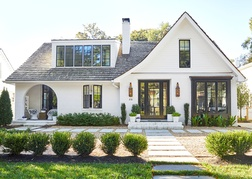
#> input picture src/Ver_0.1/satellite_image.jpg, 252 x 179 px, shrunk from 1799 x 1280 before the run, found by its file name
$ python visul_drone_locl_TestSuite_v1.py
#> lines starting #> are read from the running program, lines starting #| are printed output that depends on the picture
import cv2
import numpy as np
import time
import matplotlib.pyplot as plt
import pandas as pd
from dataclasses import dataclass
from typing import Dict, List, Tuple
import os
import logging

# Configure logging
logging.basicConfig(level=logging.INFO, format='%(asctime)s - %(levelname)s - %(message)s')

@dataclass
class TestCase:
    name: str
    satellite_image: np.ndarray
    drone_image: np.ndarray
    description: str

class FeatureMatcher:
    def __init__(self, detector_name):
        self.detector_name = detector_name
        self.detector = self._create_detector()

    def _create_detector(self):
        if self.detector_name == "sift":
            return cv2.SIFT_create(nfeatures=2000)  # Increased number of features
        elif self.detector_name == "orb":
            return cv2.ORB_create(nfeatures=2000)
        elif self.detector_name == "akaze":
            return cv2.AKAZE_create()
        elif self.detector_name == "brisk":
            return cv2.BRISK_create()
        else:
            raise ValueError(f"Unknown detector: {self.detector_name}")

    def find_location(self, satellite_image, drone_image):
        try:
            # Detect keypoints and descriptors
            kp1, des1 = self.detector.detectAndCompute(satellite_image, None)
            kp2, des2 = self.detector.detectAndCompute(drone_image, None)

            if kp1 is None or kp2 is None or len(kp1) == 0 or len(kp2) == 0:
                raise ValueError(f"No keypoints found")

            # Match features with more lenient parameters
            if self.detector_name == "sift":
                FLANN_INDEX_KDTREE = 1
                index_params = dict(algorithm=FLANN_INDEX_KDTREE, trees=5)
                search_params = dict(checks=100)  # Increased checks
                matcher = cv2.FlannBasedMatcher(index_params, search_params)
                matches = matcher.knnMatch(des1, des2, k=2)

                # Apply ratio test with more lenient threshold
                good_matches = []
                for m, n in matches:
                    if m.distance < 0.8 * n.distance:  # Increased ratio threshold
                        good_matches.append(m)
                matches = good_matches
            else:
                # For binary descriptors
                matcher = cv2.BFMatcher(cv2.NORM_HAMMING, crossCheck=True)
                matches = matcher.match(des1, des2)
                # Sort matches by distance
                matches = sorted(matches, key=lambda x: x.distance)
                # Take top 80% of matches
                matches = matches[:int(len(matches) * 0.8)]

            if len(matches) < 4:
                raise ValueError(f"Not enough matches found: {len(matches)}")

            # Extract matched keypoints
            src_pts = np.float32([kp1[m.queryIdx].pt for m in matches]).reshape(-1, 1, 2)
            dst_pts = np.float32([kp2[m.trainIdx].pt for m in matches]).reshape(-1, 1, 2)

            # Find homography with more lenient parameters
            H, mask = cv2.findHomography(dst_pts, src_pts, cv2.RANSAC, 5.0, maxIters=2000)
            if H is None:
                raise ValueError("Could not compute homography")

            # Calculate center position
            h, w = drone_image.shape[:2]
            drone_center = np.array([[w/2, h/2]], dtype=np.float32).reshape(-1, 1, 2)
            transformed_center = cv2.perspectiveTransform(drone_center, H)

            return transformed_center[0][0], matches, kp1, kp2

        except Exception as e:
            logging.error(f"Error in feature matching: {str(e)}")
            raise

class PracticalDroneEvaluator:
    def __init__(self, satellite_path: str, drone_images: List[str]):
        """
        Initialize evaluator with satellite image and list of drone image paths
        """
#> called with satellite_path = 'satellite_image.jpg'
        self.satellite_image = cv2.imread(satellite_path, cv2.IMREAD_GRAYSCALE)
#> self.satellite_image: shape (179, 252); min 4, max 255, mean 170.2
        if self.satellite_image is None:
            raise ValueError(f"Could not load satellite image from {satellite_path}")

        self.drone_images = drone_images
        self.detectors = ["sift", "orb", "akaze", "brisk"]
        self.test_cases = self.prepare_test_cases()
        self.results = []

    def prepare_test_cases(self) -> List[TestCase]:
        """
        Prepare test cases from drone images
        """
        test_cases = []

        # Define test scenarios
        test_scenarios = {
            "normal": {
                "description": "Standard view comparison",
                "transform": None
            },
            "rotated": {
                "description": "Drone image rotated 45 degrees",
                "transform": lambda img: self.rotate_image(img, 45)
            },
            "scaled": {
                "description": "Drone image scaled to 80%",
                "transform": lambda img: cv2.resize(img, None, fx=0.8, fy=0.8)
            },
            "brightness": {
                "description": "Increased brightness",
                "transform": lambda img: cv2.convertScaleAbs(img, alpha=1.5, beta=0)
            },
            "noise": {
                "description": "Added Gaussian noise",
                "transform": self.add_noise
            }
        }

        # Process each drone image
        for image_path in self.drone_images:
            drone_img = cv2.imread(image_path, cv2.IMREAD_GRAYSCALE)
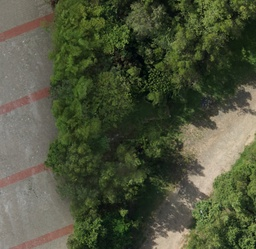
#> input picture src/ver_1.0/drone_image.jpg, 256 x 249 px, shrunk from 1830 x 1778 before the run
#> drone_img: shape (249, 256); min 0, max 209, mean 79.5
            if drone_img is None:
                logging.warning(f"Could not load image {image_path}")
                continue

            base_name = os.path.splitext(os.path.basename(image_path))[0]

            # Create test cases for each scenario
            for scenario, config in test_scenarios.items():
                test_img = config["transform"](drone_img.copy()) if config["transform"] else drone_img
                test_name = f"{base_name}_{scenario}"
                test_cases.append(TestCase(
                    name=test_name,
                    satellite_image=self.satellite_image,
                    drone_image=test_img,
                    description=f"{base_name}: {config['description']}"
                ))
#> this loop made 5 passes
#> pass 3, in prepare_test_cases, `test_img = config["transform"](drone_img.copy()) if config["transform"..`:
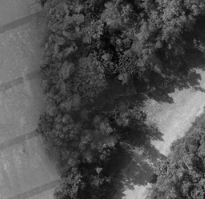
#> test_img: shape (199, 205); min 3, max 204, mean 79.4
#> after the loop, test_cases = 5 items
#> pass 3 of the loop in prepare_test_cases, `for image_path in self.drone_images:`:
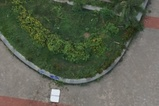
#> input picture src/ver_0.56/drone_crop_img_test/drone_image3.jpg, 159 x 106 px, shrunk from 1136 x 757 before the run, found by its file name
#> in prepare_test_cases, `drone_img = cv2.imread(image_path, cv2.IMREAD_GRAYSCALE)`:
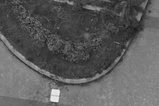
#> drone_img: shape (106, 159); min 23, max 242, mean 92.5
#> the loop in prepare_test_cases, `for scenario, config in test_scenarios.items():` made 5 passes
#> pass 3, in prepare_test_cases, `test_img = config["transform"](drone_img.copy()) if config["transform"..`:
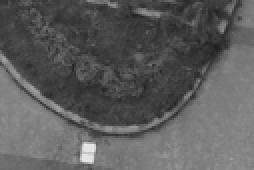
#> test_img: shape (85, 127) (shown 2 times larger); min 26, max 235, mean 92.4
#> after the loop in prepare_test_cases, `for scenario, config in test_scenarios.items():`: test_cases = 10 items

        return test_cases

    def rotate_image(self, image: np.ndarray, angle: float) -> np.ndarray:
        """Rotate image by given angle"""
        height, width = image.shape[:2]
        center = (width/2, height/2)
        rotation_matrix = cv2.getRotationMatrix2D(center, angle, 1.0)
        return cv2.warpAffine(image, rotation_matrix, (width, height))

    def add_noise(self, image: np.ndarray) -> np.ndarray:
        """Add Gaussian noise to image"""
        noise = np.random.normal(0, 25, image.shape).astype(np.uint8)
        noisy_img = cv2.add(image, noise)
        return noisy_img

    def evaluate_detector(self, detector_name: str, test_case: TestCase) -> Dict:
        """
        Evaluate a single detector on a test case
        """
        try:
            start_time = time.time()

            # Create detector instance
            finder = FeatureMatcher(detector_name)

            # Find location
            position, matches, kp1, kp2 = finder.find_location(
                test_case.satellite_image,
                test_case.drone_image
            )

            computation_time = time.time() - start_time
            matches_count = len(matches)
            match_quality = len([m for m in matches if m.distance < 50]) / len(matches) if matches else 0

            result = {
                'detector': detector_name,
                'test_case': test_case.name,
                'description': test_case.description,
                'computation_time': computation_time,
                'matches_count': matches_count,
                'match_quality': match_quality,
                'position_x': position[0],
                'position_y': position[1],
                'success': True,
                'error': None
            }

            # Save visualization
            self.save_visualization(test_case, detector_name, position, matches, kp1, kp2)
            return result

        except Exception as e:
            logging.error(f"Error in {detector_name} for {test_case.name}: {str(e)}")
            return {
                'detector': detector_name,
                'test_case': test_case.name,
                'description': test_case.description,
                'computation_time': 0,
                'matches_count': 0,
                'match_quality': 0,
                'position_x': None,
                'position_y': None,
                'success': False,
                'error': str(e)
            }

    def save_visualization(self, test_case: TestCase, detector: str,
                         position: Tuple[float, float], matches, kp1, kp2):
        """Save visualization of matches and detected position"""
        try:
            # Create output directory
            os.makedirs(f"results/{test_case.name}", exist_ok=True)

            # Draw matches
            if len(matches) > 0:
                matched_img = cv2.drawMatches(
                    test_case.satellite_image, kp1,
                    test_case.drone_image, kp2,
                    matches[:50], None,
                    flags=cv2.DrawMatchesFlags_NOT_DRAW_SINGLE_POINTS
                )

                plt.figure(figsize=(15, 8))
                plt.title(f"Matches for {detector} - {test_case.name}\n"
                         f"({len(matches)} matches found)")
                plt.imshow(matched_img, cmap='gray')
                plt.axis('off')
                plt.savefig(f"results/{test_case.name}/matches_{detector}.png")
                plt.close()

            # Draw position
            result_img = cv2.cvtColor(test_case.satellite_image, cv2.COLOR_GRAY2BGR)
            cv2.circle(result_img, (int(position[0]), int(position[1])),
                      10, (0, 0, 255), -1)

            plt.figure(figsize=(10, 10))
            plt.title(f"Detected Position - {detector} - {test_case.name}")
            plt.imshow(cv2.cvtColor(result_img, cv2.COLOR_BGR2RGB))
            plt.axis('off')
            plt.savefig(f"results/{test_case.name}/position_{detector}.png")
            plt.close()

        except Exception as e:
            logging.error(f"Error saving visualization for {detector} - {test_case.name}: {str(e)}")

    def run_evaluation(self):
        """
        Run evaluation for all detectors and test cases
        """
        results = []

        for test_case in self.test_cases:
            print(f"\nEvaluating test case: {test_case.name}")
            for detector in self.detectors:
                print(f"  Testing detector: {detector}")
                result = self.evaluate_detector(detector, test_case)
                results.append(result)
#> this loop made 10 passes
#> (printed output is left out)
#> pass 1, in save_visualization (call 2), `matched_img = cv2.drawMatches( test_case.satellite_image, kp1, test_ca..`:
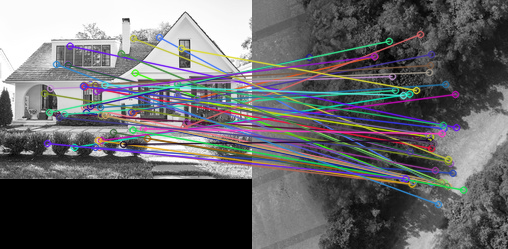
#> matched_img: shape (249, 508, 3); mean of channels 0, 1, 2 104, 101.5, 101.8; drawn as B, G, R
#> pass 1, in save_visualization (call 3), `matched_img = cv2.drawMatches( test_case.satellite_image, kp1, test_ca..`:
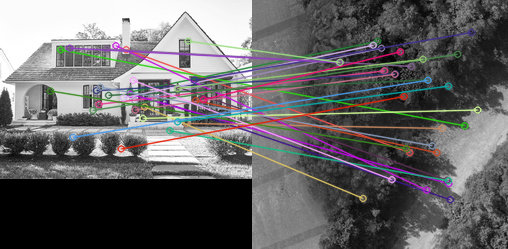
#> matched_img: shape (249, 508, 3); mean of channels 0, 1, 2 102.9, 101.9, 103.2; drawn as B, G, R
#> pass 1, in save_visualization (call 4), `plt.savefig(f"results/{test_case.name}/position_{detector}.png")`:
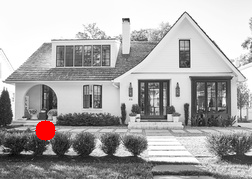
#> shown: shape (179, 252, 3); mean R, G, B 171, 169.2, 169.2
#> pass 2, in save_visualization (call 7), `plt.savefig(f"results/{test_case.name}/matches_{detector}.png")`:
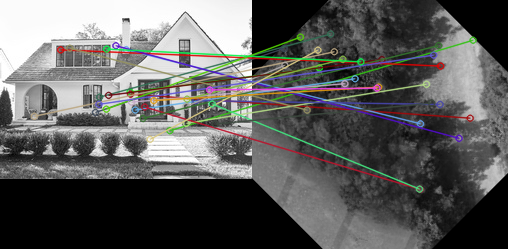
#> shown: shape (249, 508, 3); mean R, G, B 93.8, 93.6, 92.5
#> after the loop, results = 40 items

        self.results = pd.DataFrame(results)
#> self.results = table of 40 rows and 10 columns
        return self.results

    def generate_report(self):
        """
        Generate comprehensive report of results
        """
        if len(self.results) == 0:
            raise ValueError("No results available. Run evaluation first.")

        # Create report directory
        os.makedirs("report", exist_ok=True)

        # Overall performance by detector
        detector_stats = self.results.groupby('detector').agg({
            'computation_time': ['mean', 'std'],
            'matches_count': ['mean', 'std'],
            'match_quality': ['mean', 'std'],
            'success': 'mean'
        }).round(3)
#> detector_stats = table of 4 rows and 7 columns

        # Performance by test case
        test_case_stats = self.results.groupby(['test_case', 'description', 'detector']).agg({
            'computation_time': 'mean',
            'matches_count': 'mean',
            'match_quality': 'mean',
            'success': 'mean'
        }).round(3)
#> test_case_stats = table of 40 rows and 4 columns

        # Save statistics
        detector_stats.to_csv("report/detector_statistics.csv")
        test_case_stats.to_csv("report/test_case_statistics.csv")

        # Create visualization of results
        self.visualize_results()

        # Generate summary report
        with open("report/summary.txt", "w") as f:
            f.write("=== Drone Localization Evaluation Summary ===\n\n")

            f.write("Test Cases Evaluated:\n")
            for test_case in self.test_cases:
                f.write(f"- {test_case.name}: {test_case.description}\n")

            f.write("\nDetector Performance Summary:\n")
            f.write(detector_stats.to_string())

            f.write("\n\nBest Performer by Category:\n")
            f.write(f"Fastest: {self.results.groupby('detector')['computation_time'].mean().idxmin()}\n")
            f.write(f"Most Matches: {self.results.groupby('detector')['matches_count'].mean().idxmax()}\n")
            f.write(f"Best Quality: {self.results.groupby('detector')['match_quality'].mean().idxmax()}\n")
            f.write(f"Most Reliable: {self.results.groupby('detector')['success'].mean().idxmax()}\n")

    def visualize_results(self):
        """
        Create visualizations of results
        """
        # Use default style instead of seaborn
        plt.style.use('default')

        try:
            # Performance comparison plots
            fig, axes = plt.subplots(2, 2, figsize=(15, 12))
            fig.suptitle("Detector Performance Comparison")

            # Computation time
            self.results.boxplot(column='computation_time', by='detector', ax=axes[0,0])
            axes[0,0].set_title("Computation Time")
            axes[0,0].set_ylabel("Seconds")

            # Match count
            self.results.boxplot(column='matches_count', by='detector', ax=axes[0,1])
            axes[0,1].set_title("Number of Matches")

            # Match quality
            self.results.boxplot(column='match_quality', by='detector', ax=axes[1,0])
            axes[1,0].set_title("Match Quality")

            # Success rate
            success_rate = self.results.groupby('detector')['success'].mean()
            success_rate.plot(kind='bar', ax=axes[1,1])
            axes[1,1].set_title("Success Rate")
            axes[1,1].set_ylabel("Rate")

            plt.tight_layout()
            plt.savefig("report/performance_comparison.png")
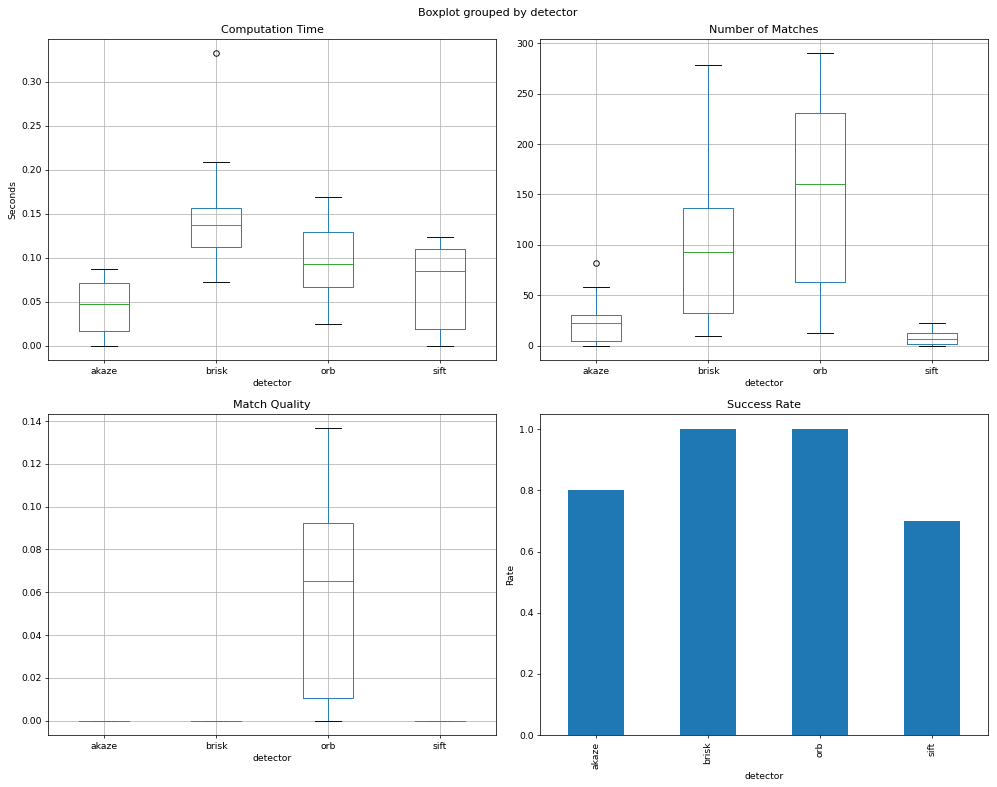
#> figure drawn by matplotlib, 4 panels
            plt.close()
        except Exception as e:
            logging.error(f"Error in visualization: {str(e)}")
            # Continue execution even if visualization fails

# Example usage
if __name__ == "__main__":
    try:
        # Create output directories
        os.makedirs("results", exist_ok=True)
        os.makedirs("report", exist_ok=True)

        # Initialize evaluator with your images
        drone_images = [
            "drone_image.jpg",
            "drone_image2.jpg",
            "drone_image3.jpg"
        ]

        evaluator = PracticalDroneEvaluator(
            satellite_path="satellite_image.jpg",
            drone_images=drone_images
        )

        # Run evaluation
        results = evaluator.run_evaluation()

        # Generate report
        evaluator.generate_report()
#> the loop in generate_report, `for test_case in self.test_cases:` made 10 passes

        print("Evaluation completed successfully!")

    except Exception as e:
        logging.error(f"Error in main execution: {str(e)}")
